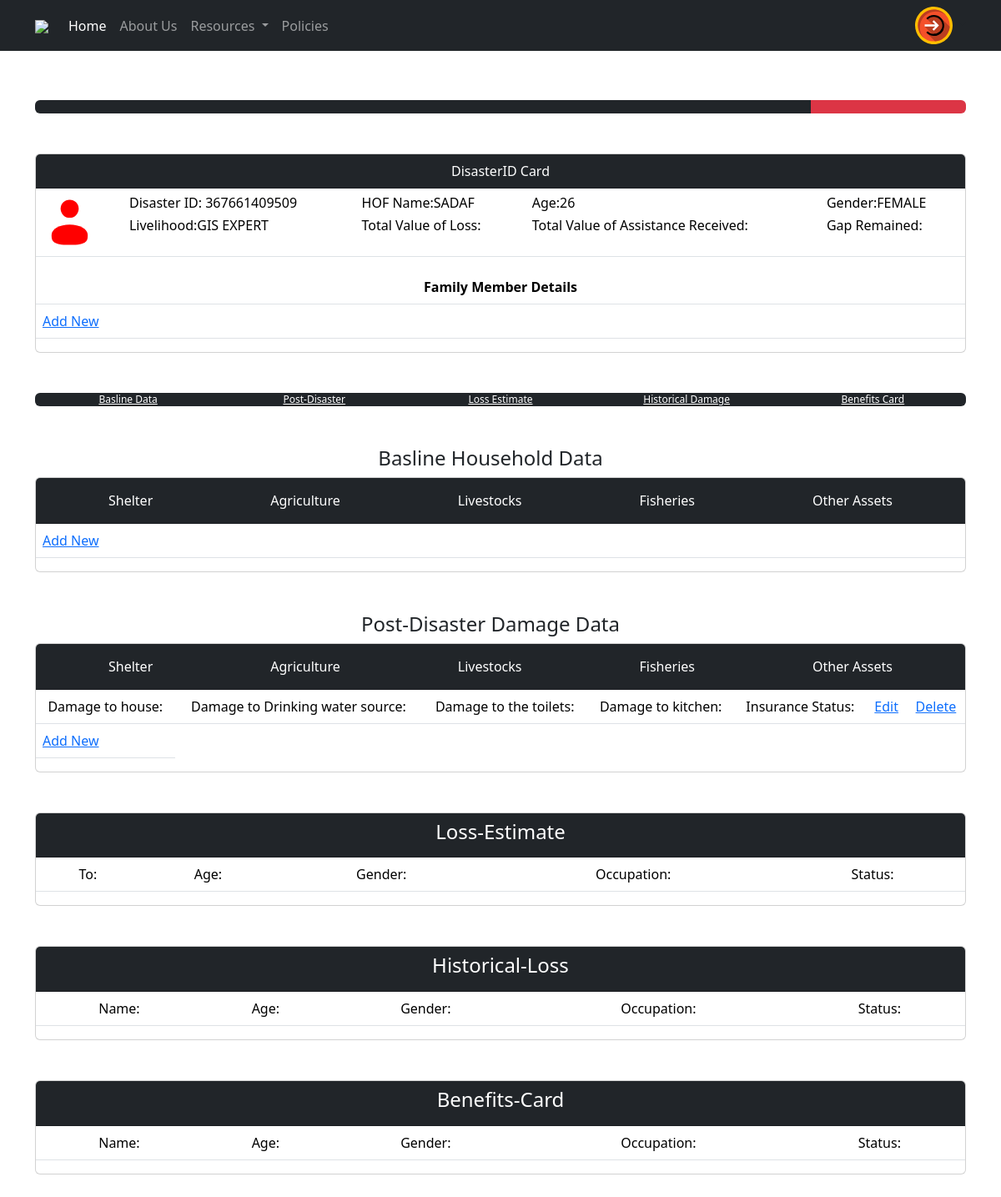
The app's page /user/profile/5/ with its own data.
### DisasterID/models.py (models this page shows, shortened)
class UserProfile(models.Model):
    email = models.EmailField(unique=True, null=True)
    disaster_id = models.CharField(max_length=12, unique=True, null=True)
    password=models.CharField(max_length=18, null=True)

class BasicUserDetails(models.Model):
    user_profile = models.OneToOneField(UserProfile, on_delete=models.CASCADE)
    name = models.CharField(max_length=255, null=True)
    age=models.IntegerField(validators=[MinValueValidator(1),MaxValueValidator(120)], null=True)
    gender=models.CharField(max_length=20, null=True)
    livelihood=models.CharField(max_length=50, null=True)

### userProfile/views.py (the view)
# urls.py: path('user',include("userProfile.urls"))
def userProfile(requests, email_verification_id):
    email_verification = EmailVerification.objects.get(id=email_verification_id)
    basicdetails=BasicUserDetails.objects.get(user_profile_id=email_verification.user_profile.id)
    familyMembers=FamilyMember.objects.filter(user_profile_id=email_verification.user_profile.id)
    shelterdetails=Shelter_Details.objects.filter(user_profile_id=email_verification.user_profile.id)
    return render(requests, "userProfile/home.html", {
        "user_profile": email_verification.user_profile,
        "basicdetails":basicdetails,
        "familymembers":familyMembers,
        "shelterdetails":shelterdetails
    })

### userProfile/templates/userProfile/home.html (shortened to what this page needs)
{% extends "base.html" %}
{% load static %}
{% block content %}
<div class="container mt-5">
    <div class="progress">
        {% for _ in '12345' %}
        <div class="progress-bar bg-dark" style="width:20%"></div>
        {% endfor %}
        <div class="progress-bar bg-danger" style="width:20%"></div>
    </div>
</div>
<div class="container mt-5">
    <div class="row">
        <div class="col-md-12">
            <div class="card" >
                <div class="card-header bg-dark text-white" id="location-map-header" style="text-align:center;">DisasterID Card</div>
                <div class="card-body p-0">
                    <table class="table">
                        <tr>
                            <td>
                            </td>
                            <td>
                                <h6>Disaster ID: {{user_profile.disaster_id}}</h6>
                                <h6>Livelihood:{{basicdetails.livelihood}}</h6>
                            </td>
                            <td>
                                <h6>HOF Name:{{basicdetails.name}}</h6>
                                <h6>Total Value of Loss:</h6>
                            </td>
                            <td>
                                <h6>Age:{{basicdetails.age}}</h6>
                                <h6>Total Value of Assistance Received:</h6>
                            </td>
                            <td>
                                <h6>Gender:{{basicdetails.gender}}</h6>
                                <h6>Gap Remained:</h6>
                            </td>
                        </tr>
                    </table>
                    <table class="table" >
                        <tr>
                            <th class="text-center" colspan="7">Family Member Details</th>
                        </tr>
                        <tr>
                            <td><a href="{%url "add-members" user_profile.id %}">Add New</a></td>
                        </tr>
                    </table>
                </div>
            </div>
        </div>
    </div>
</div>
<div class="container mt-5 fixed">
    <div class="progress">
        <div class="progress-bar bg-dark" style="width:20%">
          <a href="#pre-disaster" class="text-white">Basline Data</a>
        </div>
        <div class="progress-bar bg-dark" style="width:20%">
            <a href="#post-disaster" class="text-white">Post-Disaster</a>
        </div>
        <div class="progress-bar bg-dark" style="width:20%">
            <a href="#loss-estimate" class="text-white">Loss Estimate</a>
        </div>
        <div class="progress-bar bg-dark" style="width:20%">
            <a href="#historical-damage" class="text-white">Historical Damage</a>
        </div>
        <div class="progress-bar bg-dark" style="width:20%">
            <a href="#benefits-card" class="text-white">Benefits Card</a>
        </div>
      </div>
</div>
<div id="pre-disaster" class="container mt-5">
    <div class="row">
        <div class="row justify-content-center border-1">
            <h4 class="text-center">Basline Household Data</h4>
        </div>
        <div class="col-md-12">
            <div class="card" id="map-container">
                <div class="card-header bg-dark" id="location-map-header" style="text-align:center;">
                    <div class="row justify-content-center">
                        <div class="col-md-12 border-1">
                            <div class="btn-group btn-group-horizontal" role="group" style="width: 100%;">
                                <button type="button" class="btn btn-transparent text-white" >Shelter</button>
                                <button type="button" class="btn btn-transparent text-white" >Agriculture</button>
                                <button type="button" class="btn btn-transparent text-white" >Livestocks</button>
                                <button type="button" class="btn btn-transparent text-white" >Fisheries</button>
                                <button type="button" class="btn btn-transparent text-white" >Other Assets</button>
                            </div>
                        </div>
                    </div>
                </div>
                <div class="card-body p-0">
                    <table class="table table-hover" >
                        {% if shelterdetails %}
                        {% for shelter in shelterdetails %}
                        <tr>
                            <td class="text-center">House Type:{{shelter.house_type}}</td>
                            <td class="text-center">Number of rooms:{{shelter.room_numbers}}</td>
                            <td class="text-center">Source of drinking water:{{shelter.availability_of_toilets}}</td>
                            <td class="text-center">Availability of toilets:{{shelter.drinking_water_source}}</td>
                            <td class="text-center">Ownership Type:{{shelter.ownership_type}}</td>
                            <td class="text-center"><a href="#">Edit</a></td>
                            <td class="text-center"><a href="#">Delete</a></td>
                        </tr>
                        {%endfor%}
                        {%else%}
                        <tr>
                            <td><a href="{%url "add-shelterdetails" user_profile.id %}">Add New</a></td>
                        </tr>
                        {%endif%}
                    </table>
                </div>
            </div>
        </div>
    </div>
</div>
<div id="post-disaster" class="container mt-5">
    <div class="row">
        <div class="row justify-content-center border-1">
            <h4 class="text-center">Post-Disaster Damage Data</h4>
        </div>
        <div class="col-md-12">
            <div class="card" id="map-container">
                <div class="card-header bg-dark" id="location-map-header" style="text-align:center;">
                    <div class="row justify-content-center">
                        <div class="col-md-12 border-1">
                            <div class="btn-group btn-group-horizontal" role="group" style="width: 100%;">
                                <button type="button" class="btn btn-transparent text-white" >Shelter</button>
                                <button type="button" class="btn btn-transparent text-white" >Agriculture</button>
                                <button type="button" class="btn btn-transparent text-white" >Livestocks</button>
                                <button type="button" class="btn btn-transparent text-white" >Fisheries</button>
                                <button type="button" class="btn btn-transparent text-white" >Other Assets</button>
                            </div>
                        </div>
                    </div>
                </div>
                <div class="card-body p-0">
                    <table class="table table-hover" >
                        <tr>
                            <td class="text-center">Damage to house:</td>
                            <td class="text-center">Damage to Drinking water source:</td>
                            <td class="text-center">Damage to the toilets:</td>
                            <td class="text-center">Damage to kitchen:</td>
                            <td class="text-center">Insurance Status:</td>
                            <td class="text-center"><a href="#">Edit</a></td>
                            <td class="text-center"><a href="#">Delete</a></td>
                        </tr>
                        <tr>
                            <td><a href="#">Add New</a></td>
                        </tr>
                    </table>
                </div>
            </div>
        </div>
    </div>
</div>
<div id="loss-estimate" class="container mt-5">
    <div class="row">
        <div class="col-md-12">
            <div class="card" id="map-container">
                <div class="card-header bg-dark" id="location-map-header" style="text-align:center;">
                    <div class="row justify-content-center">
                        <h4 class="text-center text-white">Loss-Estimate</h4>
                    </div>
                </div>
                <div class="card-body p-0">
                    <table class="table table-hover" >
                        <tr>
                            <td class="text-center">To:</td>
                            <td class="text-center">Age:</td>
                            <td class="text-center">Gender:</td>
                            <td class="text-center">Occupation:</td>
                            <td class="text-center">Status:</td>
                        </tr>
                    </table>
                </div>
            </div>
        </div>
    </div>
</div>
<div id="historical-damage" class="container mt-5">
        <div class="row">
            <div class="col-md-12">
                <div class="card" id="map-container">
                    <div class="card-header bg-dark" id="location-map-header" style="text-align:center;">
                        <div class="row justify-content-center">
                            <h4 class="text-center text-white">Historical-Loss</h4>
                        </div>
                    </div>
                    <div class="card-body p-0">
                        <table class="table table-hover" >
                            <tr>
                                <td class="text-center">Name:</td>
                                <td class="text-center">Age:</td>
                                <td class="text-center">Gender:</td>
                                <td class="text-center">Occupation:</td>
                                <td class="text-center">Status:</td>
                            </tr>
                        </table>
                    </div>
                </div>
            </div>
        </div>
    </div>
<div id="benefits-card" class="container mt-5 mb-5">
        <div class="row">
            <div class="col-md-12">
                <div class="card" id="map-container">
                    <div class="card-header bg-dark" id="location-map-header" style="text-align:center;">
                        <div class="row justify-content-center">
                            <h4 class="text-center text-white">Benefits-Card</h4>
                        </div>
                    </div>
                    <div class="card-body p-0">
                        <table class="table table-hover" >
                            <tr>
                                <td class="text-center">Name:</td>
                                <td class="text-center">Age:</td>
                                <td class="text-center">Gender:</td>
                                <td class="text-center">Occupation:</td>
                                <td class="text-center">Status:</td>
                            </tr>
                        </table>
                    </div>
                </div>
            </div>
        </div>
    </div>
{% endblock %}

### userProfile/templates/userProfile/home.html (style rules this page uses)
.btn-transparent { border-radius: 20px; }

### records on screen
UserProfile: disaster_id "367661409509"
BasicUserDetails: livelihood "GIS EXPERT", name "SADAF", age "26", gender "FEMALE"
